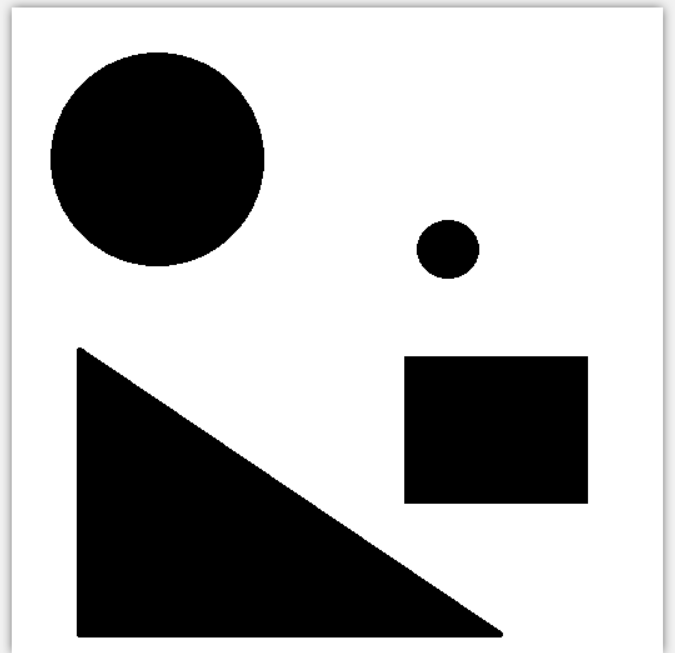
#> input picture scripts/target.png, 675 x 653 px, found by its file name
$ python findobject.py   (older library calls are emulated)
#> lines starting #> are read from the running program, lines starting #| are printed output that depends on the picture; after the words box and inside, x2 and y2 are one past the last pixel; in counts of white or black regions, pixels touching at a corner belong together
#> further down, src is the input picture: shape (653, 675, 3); min 0, max 255, mean 178.5
#-*- coding:utf-8 -*-
#!/usr/bin/python
import cv2 as cv
import numpy as np

class ShapeAnalysis:

    def __init__(self):
        self.shapes = {'triangle': 0, 'rectangle': 0, 'polygons': 0, 'circles': 0}


    def analysis(self, frame):
        h, w, ch = frame.shape
#> h = 653; w = 675; ch = 3
        result = np.zeros((h, w, ch), dtype=np.uint8)
        # 二值化图像
        print("start to detect lines...\n")
        gray = cv.cvtColor(frame, cv.COLOR_BGR2GRAY)
        ret, binary = cv.threshold(gray, 0, 255, cv.THRESH_BINARY_INV | cv.THRESH_OTSU)
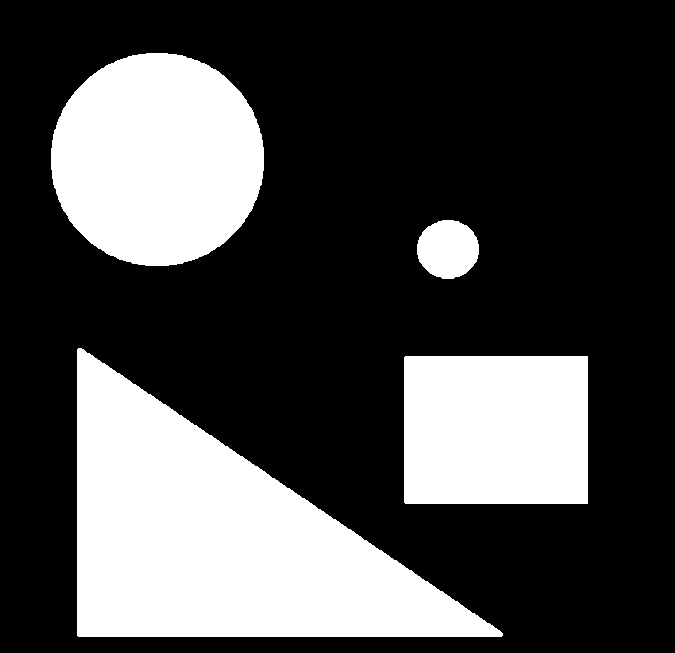
#> binary: shape (653, 675); 29.3% white; 4 white regions
#> ret = 125
        cv.imshow("input image", frame)
        out_binary, contours, hierarchy = cv.findContours(binary, cv.RETR_EXTERNAL, cv.CHAIN_APPROX_SIMPLE)
#> contours = 4 contours; box (x1, y1, x2, y2) and area: (77, 348, 503, 637) 62534, (51, 53, 264, 266) 35489, (404, 356, 588, 504) 26900, (417, 220, 479, 279) 2781
        for cnt in range(len(contours)):
            # 提取与绘制轮廓
            cv.drawContours(result, contours, cnt, (0, 255, 0), 2)
            # 轮廓逼近
            epsilon = 0.01 * cv.arcLength(contours[cnt], True)
            approx = cv.approxPolyDP(contours[cnt], epsilon, True)
            # 分析几何形状
            corners = len(approx)
            shape_type = ""
            if corners == 3:
                count = self.shapes['triangle']
                count = count+1
                self.shapes['triangle'] = count
                shape_type = "三角形"
            if corners == 4:
                count = self.shapes['rectangle']
                count = count + 1
                self.shapes['rectangle'] = count
                shape_type = "矩形"
            if corners >= 10:
                count = self.shapes['circles']
                count = count + 1
                self.shapes['circles'] = count
                shape_type = "圆形"
            if 4 < corners < 10:
                count = self.shapes['polygons']
                count = count + 1
                self.shapes['polygons'] = count
                shape_type = "多边形"
#> this loop made 4 passes
#> (epsilon, approx, corners, shape_type, count) on passes 1 to 2: (6.59, [[404, 357], [405, 503], [587, 503], [587, 356]], 4, '矩形', 1), (12.57, [[77, 349], [78, 636], [502, 635]], 3, '三角形', 1)
#> (epsilon, corners, shape_type, count) on passes 3 to 4: (1.97, 14, '圆形', 1), (7.03, 16, '圆形', 2)
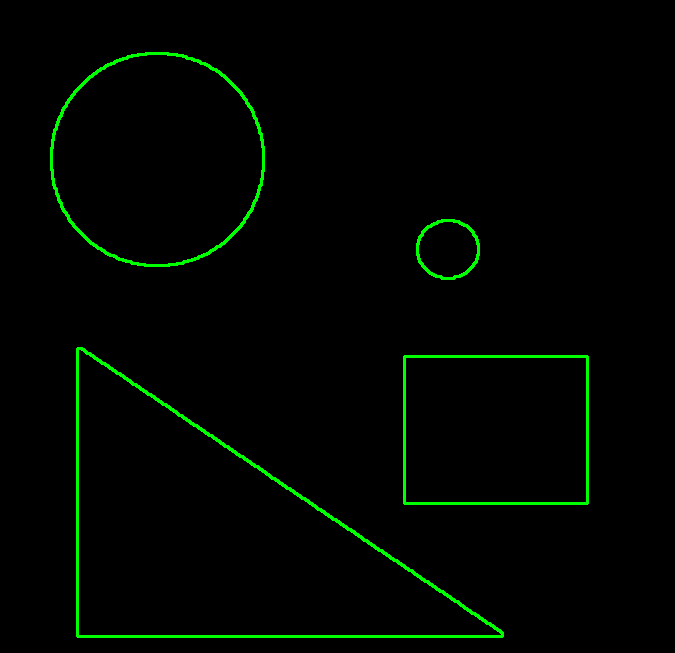
#> result: shape (653, 675, 3); mean of channels 0, 1, 2 0, 5.2, 0; drawn as B, G, R
#> after the loop, self.shapes = {'triangle': 1, 'rectangle': 1, 'polygons': 0, 'circles': 2}
        # 求解中心位置
        mm = cv.moments(contours[cnt])
#> mm = moments, m00 35489, centre m10/m00, m01/m00 = (157, 159)
        cx = int(mm['m10'] / mm['m00'])
#> cx = 156
        cy = int(mm['m01'] / mm['m00'])
#> cy = 158
        cv.circle(result, (cx, cy), 3, (0, 0, 255), -1)
#> result: shape (653, 675, 3); 0.01% of pixels changed, all inside (x1, y1, x2, y2) = (153, 155, 160, 162)
        # 颜色分析
        color = frame[cy][cx]
#> color = [0, 0, 0]
        color_str = "(" + str(color[0]) + ", " + str(color[1]) + ", " + str(color[2]) + ")"
#> color_str = '(0, 0, 0)'
        # 计算面积与周长
        p = cv.arcLength(contours[cnt], True)
#> p = 702.7
        area = cv.contourArea(contours[cnt])
#> area = 35489
        print("周长: %.3f, 面积: %.3f 颜色: %s 形状: %s "% (p, area, color_str, shape_type))
#| 周长: 702.725, 面积: 35489.000 颜色: (0, 0, 0) 形状: 圆形
        cv.imshow("Analysis Result", self.draw_text_info(result))
        cv.imwrite("D:/test-result.png", self.draw_text_info(result))
        return self.shapes


    def draw_text_info(self, image):
        c1 = self.shapes['triangle']
#> c1 = 1
        c2 = self.shapes['rectangle']
#> c2 = 1
        c3 = self.shapes['polygons']
#> c3 = 0
        c4 = self.shapes['circles']
#> c4 = 2
        cv.putText(image, "triangle: "+str(c1), (10, 20), cv.FONT_HERSHEY_PLAIN, 1.2, (255, 0, 0), 1)
        cv.putText(image, "rectangle: " + str(c2), (10, 40), cv.FONT_HERSHEY_PLAIN, 1.2, (255, 0, 0), 1)
        cv.putText(image, "polygons: " + str(c3), (10, 60), cv.FONT_HERSHEY_PLAIN, 1.2, (255, 0, 0), 1)
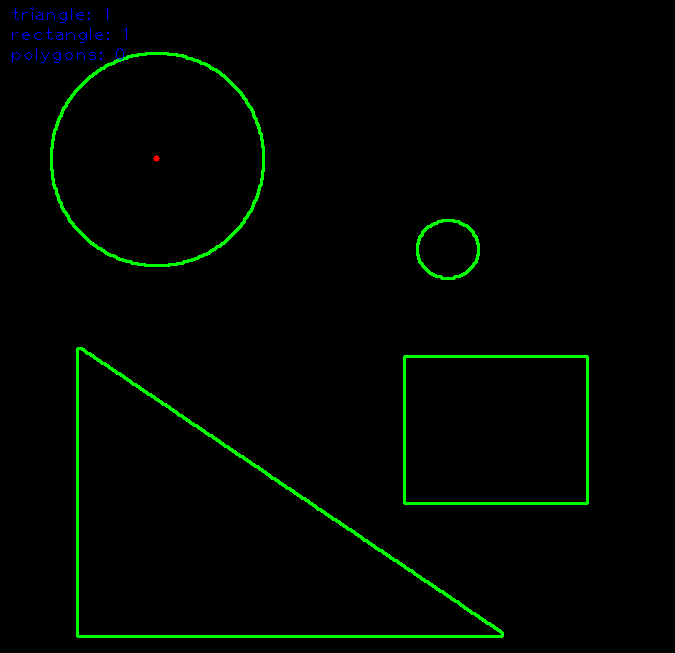
#> image: shape (653, 675, 3); mean of channels 0, 1, 2 0.3, 5.1, 0; drawn as B, G, R
        cv.putText(image, "circles: " + str(c4), (10, 80), cv.FONT_HERSHEY_PLAIN, 1.2, (255, 0, 0), 1)
#> image: shape (653, 675, 3); 0.04% of pixels changed, all inside (x1, y1, x2, y2) = (12, 67, 102, 80)
        return image


if __name__ == "__main__":
    src = cv.imread("scripts/target.png")
    ld = ShapeAnalysis()
    ld.analysis(src)
    cv.waitKey(0)
    cv.destroyAllWindows()
